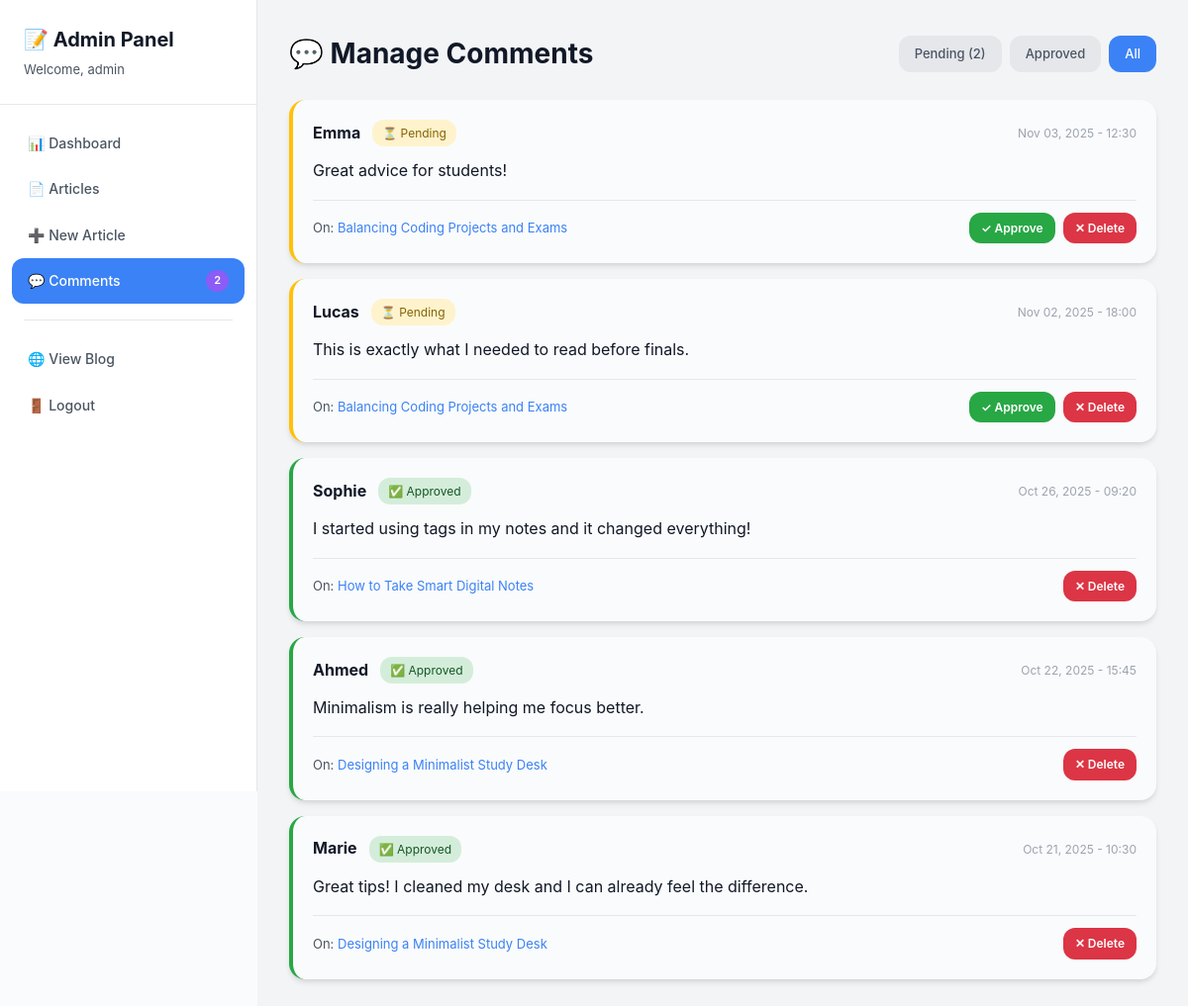
Screenshot of /admin/comments.php?filter=all (signed in) with the database file from the repository.
### tables this page shows
CREATE TABLE IF NOT EXISTS comments (
    id INT AUTO_INCREMENT PRIMARY KEY,
    article_id INT NOT NULL,
    author VARCHAR(100) DEFAULT 'Anonymous',
    content TEXT NOT NULL,
    is_approved BOOLEAN DEFAULT FALSE,
    created_at TIMESTAMP DEFAULT CURRENT_TIMESTAMP,
    FOREIGN KEY (article_id) REFERENCES articles(id) ON DELETE CASCADE
);

CREATE TABLE IF NOT EXISTS articles (
    id INT AUTO_INCREMENT PRIMARY KEY,
    title VARCHAR(255) NOT NULL,
    summary TEXT,
    content TEXT NOT NULL,
    author VARCHAR(100) DEFAULT 'Anonymous',
    image_url VARCHAR(500),
    tags VARCHAR(255),
    read_time INT DEFAULT 5,
    created_at TIMESTAMP DEFAULT CURRENT_TIMESTAMP,
    updated_at TIMESTAMP DEFAULT CURRENT_TIMESTAMP ON UPDATE CURRENT_TIMESTAMP
);

### admin/includes/auth.php (called while the page is built, shortened)
<?php
function getAdminUsername() {
    return isset($_SESSION['admin_username']) ? $_SESSION['admin_username'] : '';
}
?>

### includes/config.php (called while the page is built, shortened)
<?php
function escape($string) {
    return htmlspecialchars($string, ENT_QUOTES, 'UTF-8');
}
function formatDateTime($date) {
    return date('M d, Y - H:i', strtotime($date));
}
?>

### admin/comments.php (the view, shortened to what this page needs)
<?php
require_once 'includes/auth.php';
require_once '../includes/config.php';
$pdo = getDbConnection();
$filter = isset($_GET['filter']) ? $_GET['filter'] : 'pending';
if ($filter === 'approved') {
    $comments = $pdo->query("SELECT c.*, a.title as article_title FROM comments c JOIN articles a ON c.article_id = a.id WHERE c.is_approved = TRUE ORDER BY c.created_at DESC")->fetchAll();
} elseif ($filter === 'all') {
    $comments = $pdo->query("SELECT c.*, a.title as article_title FROM comments c JOIN articles a ON c.article_id = a.id ORDER BY c.created_at DESC")->fetchAll();
} else {
    $comments = $pdo->query("SELECT c.*, a.title as article_title FROM comments c JOIN articles a ON c.article_id = a.id WHERE c.is_approved = FALSE ORDER BY c.created_at DESC")->fetchAll();
}
$pendingComments = $pdo->query("SELECT COUNT(*) FROM comments WHERE is_approved = FALSE")->fetchColumn();
$currentTheme = isset($_COOKIE['theme']) ? $_COOKIE['theme'] : 'light';
?>
<!DOCTYPE html>
<html lang="en" data-theme="<?php echo htmlspecialchars($currentTheme); ?>">
<head>
    <link rel="stylesheet" href="/styles/base.css">
    <link rel="stylesheet" href="/styles/themes.css">
    <link rel="stylesheet" href="/styles/admin.css">
</head>
<body>
    <div class="admin-layout">
        <aside class="admin-sidebar">
            <div class="admin-brand">
                <h2>📝 Admin Panel</h2>
                <p>Welcome, <?php echo escape(getAdminUsername()); ?></p>
            </div>
            <nav class="admin-nav">
                <a href="/admin/index.php" class="admin-nav-link">📊 Dashboard</a>
                <a href="/admin/articles.php" class="admin-nav-link">📄 Articles</a>
                <a href="/admin/article-form.php" class="admin-nav-link">➕ New Article</a>
                <a href="/admin/comments.php" class="admin-nav-link active">
                    💬 Comments
                    <?php if ($pendingComments > 0): ?>
                    <span class="badge"><?php echo $pendingComments; ?></span>
                    <?php endif; ?>
                </a>
                <hr>
                <a href="/index.php" class="admin-nav-link" target="_blank">🌐 View Blog</a>
                <a href="/admin/logout.php" class="admin-nav-link">🚪 Logout</a>
            </nav>
        </aside>
        <main class="admin-main">
            <header class="admin-header">
                <h1>💬 Manage Comments</h1>
                <div class="filter-tabs">
                    <a href="?filter=pending" class="filter-tab <?php echo $filter === 'pending' ? 'active' : ''; ?>">
                        Pending (<?php echo $pendingComments; ?>)
                    </a>
                    <a href="?filter=approved" class="filter-tab <?php echo $filter === 'approved' ? 'active' : ''; ?>">
                        Approved
                    </a>
                    <a href="?filter=all" class="filter-tab <?php echo $filter === 'all' ? 'active' : ''; ?>">
                        All
                    </a>
                </div>
            </header>
            <?php if (empty($comments)): ?>
            <div class="admin-card">
                <p class="empty-message">
                    <?php if ($filter === 'pending'): ?>
                    No pending comments. 🎉
                    <?php else: ?>
                    No comments found.
                    <?php endif; ?>
                </p>
            </div>
            <?php else: ?>
            <div class="comments-grid">
                <?php foreach ($comments as $comment): ?>
                <div class="comment-card <?php echo $comment['is_approved'] ? 'approved' : 'pending'; ?>">
                    <div class="comment-card-header">
                        <div class="comment-meta">
                            <strong><?php echo escape($comment['author']); ?></strong>
                            <span class="comment-status <?php echo $comment['is_approved'] ? 'status-approved' : 'status-pending'; ?>">
                                <?php echo $comment['is_approved'] ? '✅ Approved' : '⏳ Pending'; ?>
                            </span>
                        </div>
                        <time><?php echo formatDateTime($comment['created_at']); ?></time>
                    </div>
                    <p class="comment-card-body"><?php echo escape($comment['content']); ?></p>
                    <div class="comment-card-footer">
                        <span class="comment-article">
                            On: <a href="/article.php?id=<?php echo $comment['article_id']; ?>" target="_blank">
                                <?php echo escape($comment['article_title']); ?>
                            </a>
                        </span>
                        <div class="comment-actions">
                            <?php if (!$comment['is_approved']): ?>
                            <a href="?approve=<?php echo $comment['id']; ?>&filter=<?php echo $filter; ?>"
                               class="btn btn-small btn-success">✓ Approve</a>
                            <?php endif; ?>
                            <a href="?delete=<?php echo $comment['id']; ?>&filter=<?php echo $filter; ?>"
                               class="btn btn-small btn-danger"
                               onclick="return confirm('Are you sure you want to delete this comment?')">✕ Delete</a>
                        </div>
                    </div>
                </div>
                <?php endforeach; ?>
            </div>
            <?php endif; ?>
        </main>
    </div>
</body>
</html>

### styles/base.css (style rules this page uses)
:root { --font-sans: -apple-system, BlinkMacSystemFont, "Segoe UI", Roboto, "Helvetica Neue", Arial, sans-serif; --font-mono: "SF Mono", Monaco, "Cascadia Code", "Roboto Mono", Consolas, monospace; --radius-sm: 8px; --radius-md: 12px; --radius-lg: 16px; --radius-xl: 24px; --shadow-sm: 0 1px 2px 0 rgba(0, 0, 0, 0.05); --shadow-md: 0 4px 6px -1px rgba(0, 0, 0, 0.1), 0 2px 4px -1px rgba(0, 0, 0, 0.06); --shadow-lg: 0 10px 15px -3px rgba(0, 0, 0, 0.1), 0 4px 6px -2px rgba(0, 0, 0, 0.05); --shadow-xl: 0 20px 25px -5px rgba(0, 0, 0, 0.1), 0 10px 10px -5px rgba(0, 0, 0, 0.04); --transition-fast: 150ms cubic-bezier(0.4, 0, 0.2, 1); --transition-base: 200ms cubic-bezier(0.4, 0, 0.2, 1); --transition-slow: 300ms cubic-bezier(0.4, 0, 0.2, 1); --z-base: 1; --z-dropdown: 10; --z-sticky: 20; --z-fixed: 30; --z-modal: 40; --z-toast: 50; }
* { box-sizing: border-box; margin: 0; padding: 0; }
html { scroll-behavior: smooth; }
body { font-family: var(--font-sans); font-size: 16px; line-height: 1.6; color: var(--text-primary); background-color: var(--bg-primary); transition: background-color var(--transition-base), color var(--transition-base); -webkit-font-smoothing: antialiased; -moz-osx-font-smoothing: grayscale; }
a { color: var(--accent-primary); text-decoration: none; transition: color var(--transition-fast); }

### styles/themes.css (style rules this page uses)
[data-theme="light"] { --bg-primary: #fafbfc; --bg-secondary: #f3f4f6; --bg-tertiary: #e5e7eb; --bg-elevated: #ffffff; --text-primary: #111827; --text-secondary: #4b5563; --text-tertiary: #9ca3af; --border-primary: #e5e7eb; --border-secondary: #f3f4f6; --border-hover: #d1d5db; --accent-primary: #3b82f6; --accent-secondary: #8b5cf6; --accent-hover: #2563eb; }

### rows the page displays
comments: author "Emma", is_approved "⏳ Pending", created_at "Nov 03, 2025 - 12:30", content "Great advice for students!", article.title "Balancing Coding Projects and Exams"
comments: author "Lucas", is_approved "⏳ Pending", created_at "Nov 02, 2025 - 18:00", content "This is exactly what I needed to read before finals.", article.title "Balancing Coding Projects and Exams"
comments: author "Sophie", is_approved "✅ Approved", created_at "Oct 26, 2025 - 09:20", content "I started using tags in my notes and it changed everything!", article.title "How to Take Smart Digital Notes"
comments: author "Ahmed", is_approved "✅ Approved", created_at "Oct 22, 2025 - 15:45", content "Minimalism is really helping me focus better.", article.title "Designing a Minimalist Study Desk"
comments: author "Marie", is_approved "✅ Approved", created_at "Oct 21, 2025 - 10:30", content "Great tips! I cleaned my desk and I can already feel the difference.", article.title "Designing a Minimalist Study Desk"

### other values shown
getAdminUsername() "admin"
$pendingComments "2"
